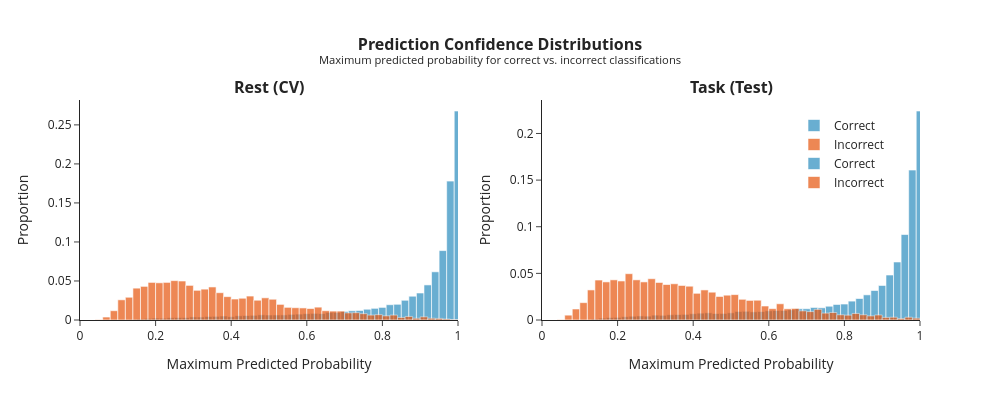

Notebook code for this chart:
### Code cell
# Visualize confidence distributions

fig = make_subplots(rows=1, cols=2, subplot_titles=['<b>Rest (CV)</b>', '<b>Task (Test)</b>'])

for i, (probs, true_labs, pred_labs, name) in enumerate([
    (cv_probabilities_full, cv_true_labels_full, cv_predictions_full, 'Rest'),
    (task_probabilities_full, task_true_labels_full, task_predictions_full, 'Task')
]):
    max_probs = probs.max(axis=1)
    correct_mask = true_labs == pred_labs
    
    fig.add_trace(
        go.Histogram(x=max_probs[correct_mask], name='Correct', opacity=0.7,
                     marker_color='#2b8cbe', nbinsx=50, histnorm='probability'),
        row=1, col=i+1
    )
    fig.add_trace(
        go.Histogram(x=max_probs[~correct_mask], name='Incorrect', opacity=0.7,
                     marker_color='#e6550d', nbinsx=50, histnorm='probability'),
        row=1, col=i+1
    )

fig.update_layout(
    title=dict(
        text="<b>Prediction Confidence Distributions</b><br>" +
             "<sup>Maximum predicted probability for correct vs. incorrect classifications</sup>",
        x=0.5, font=dict(size=16)
    ),
    template='simple_white',
    height=400, width=1000,
    barmode='overlay',
    showlegend=True,
    legend=dict(x=0.85, y=0.95)
)

fig.update_xaxes(title_text='Maximum Predicted Probability', range=[0, 1])
fig.update_yaxes(title_text='Proportion')

fig.show()

### Figure 1 — Plotly figure (JSON) as saved in the notebook; plotly's stock layout.template omitted (floating-point values rounded to 4 significant figures; data arrays with more than 128 entries replaced by an {"elided": "..."} marker saying what was removed)
{"data": [{"histnorm": "probability", "marker": {"color": "#2b8cbe"}, "name": "Correct", "nbinsx": 50, "opacity": 0.7, "type": "histogram", "x": {"elided": "48025 float values"}, "xaxis": "x", "yaxis": "y"}, {"histnorm": "probability", "marker": {"color": "#e6550d"}, "name": "Incorrect", "nbinsx": 50, "opacity": 0.7, "type": "histogram", "x": {"elided": "3943 float values"}, "xaxis": "x", "yaxis": "y"}, {"histnorm": "probability", "marker": {"color": "#2b8cbe"}, "name": "Correct", "nbinsx": 50, "opacity": 0.7, "type": "histogram", "x": {"elided": "41407 float values"}, "xaxis": "x2", "yaxis": "y2"}, {"histnorm": "probability", "marker": {"color": "#e6550d"}, "name": "Incorrect", "nbinsx": 50, "opacity": 0.7, "type": "histogram", "x": {"elided": "4993 float values"}, "xaxis": "x2", "yaxis": "y2"}], "layout": {"annotations": [{"font": {"size": 16}, "showarrow": false, "text": "<b>Rest (CV)</b>", "x": 0.225, "xanchor": "center", "xref": "paper", "y": 1, "yanchor": "bottom", "yref": "paper"}, {"font": {"size": 16}, "showarrow": false, "text": "<b>Task (Test)</b>", "x": 0.775, "xanchor": "center", "xref": "paper", "y": 1, "yanchor": "bottom", "yref": "paper"}], "barmode": "overlay", "height": 400, "legend": {"x": 0.85, "y": 0.95}, "showlegend": true, "title": {"font": {"size": 16}, "text": "<b>Prediction Confidence Distributions</b><br><sup>Maximum predicted probability for correct vs. incorrect classifications</sup>", "x": 0.5}, "width": 1000, "xaxis": {"anchor": "y", "domain": [0, 0.45], "range": [0, 1], "title": {"text": "Maximum Predicted Probability"}}, "xaxis2": {"anchor": "y2", "domain": [0.55, 1], "range": [0, 1], "title": {"text": "Maximum Predicted Probability"}}, "yaxis": {"anchor": "x", "domain": [0, 1], "title": {"text": "Proportion"}}, "yaxis2": {"anchor": "x2", "domain": [0, 1], "title": {"text": "Proportion"}}}}
